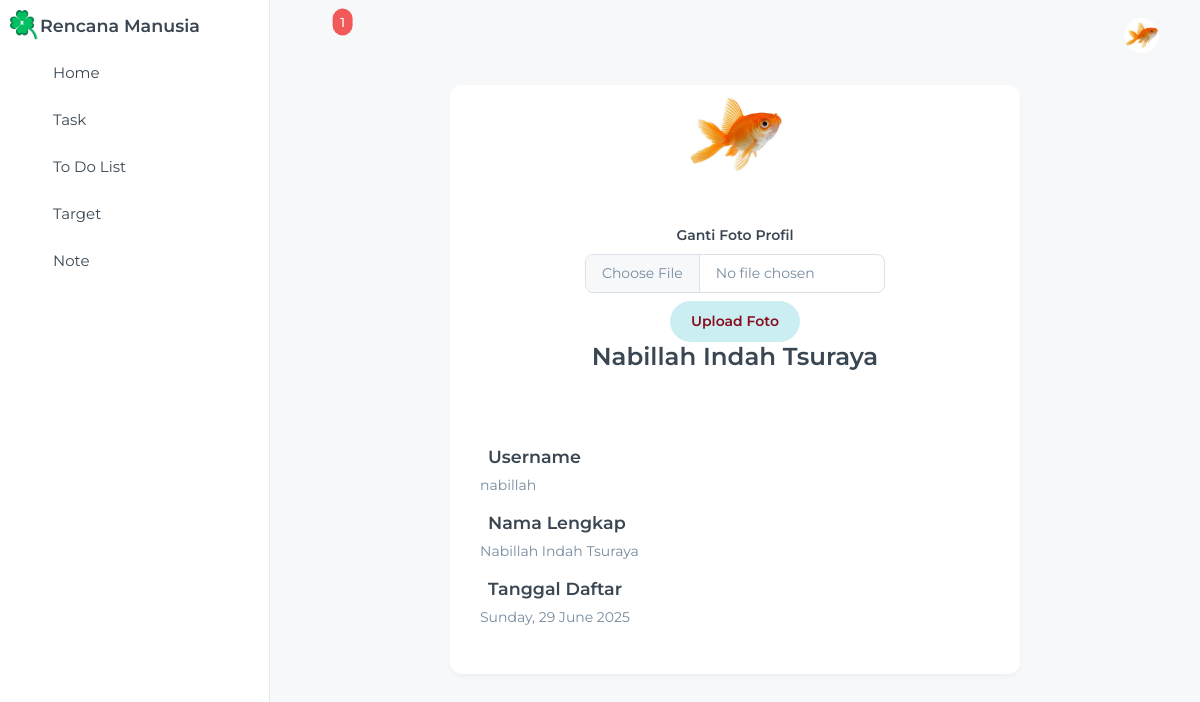
/myprofile.php (signed in), run on the app's committed database.
### tables this page shows
CREATE TABLE `user` (
  `id_user` int(11) NOT NULL,
  `username` varchar(50) NOT NULL,
  `password` varchar(255) NOT NULL,
  `nama_lengkap` varchar(255) NOT NULL,
  `tanggal_daftar` timestamp NOT NULL DEFAULT current_timestamp(),
  `foto_profil` varchar(255) NOT NULL DEFAULT '''user-2.jpg'''
);

### reminder_task.php (called while the page is built)
<?php
$reminder_task = [];
$today = date('Y-m-d');
if (!isset($data_task)) {
    $data_task = $db->tampil_data();
}
foreach ($data_task as $task) {
    $diff = (strtotime($task['tanggal_dl']) - strtotime($today)) / (60 * 60 * 24);
    if ($diff >= 0 && $diff <= 7) {
        $reminder_task[] = $task;
    }
}
$jumlah_reminder = count($reminder_task);
?>

### koneksi.php (called while the page is built, shortened)
<?php
class database {
    var $host = "localhost";
    var $username = "root";
    var $password = "";
    var $database = "uas";
    var $koneksi;
    function __construct() {
        $this->koneksi = mysqli_connect($this->host, $this->username, $this->password, $this->database);
    }
    function tampil_data($search = "") {
        if ($search != "") {
            $data = mysqli_query($this->koneksi, "SELECT * FROM task WHERE judul LIKE '%$search%'");
        } else {
            $data = mysqli_query($this->koneksi, "SELECT * FROM task");
        }
        $hasil = [];
        while ($row = mysqli_fetch_array($data)) {
            $hasil[] = $row;
        }
        return $hasil;
    }
}
?>

### myprofile.php (the view, shortened to what this page needs)
<?php
include('koneksi.php');
$db = new database();
if(isset($_SESSION['id_user'])) {
    $user_id = $_SESSION['id_user'];
    $user = $db->get_user_by_id($user_id);
    $query = "SELECT id_user, username, nama_lengkap, tanggal_daftar, foto_profil FROM user WHERE id_user = ?";
    $stmt = $db->koneksi->prepare($query);
    $stmt->bind_param("i", $user_id);
    $stmt->execute();
    $result = $stmt->get_result();
    if($result->num_rows > 0) {
        $user = $result->fetch_assoc();
    } else {
        die("User data not found");
    }
} else {
    header("Location: login.php");
    exit;
}
include('reminder_task.php');
?>
<!DOCTYPE html>
<html lang="en">
<head>
  <link rel="stylesheet" href="css/styles.min.css" />
  <link rel="stylesheet" href="css/icons/tabler-icons/tabler-icons.css" />
</head>
<body>
  <div class="page-wrapper" id="main-wrapper" data-layout="vertical" data-navbarbg="skin6" data-sidebartype="full"
    data-sidebar-position="fixed" data-header-position="fixed">
    <aside class="left-sidebar">
      <div>
        <div class="brand-logo d-flex align-items-center justify-content-between">
          <a href="index.php" class="text-nowrap logo-img d-flex align-items-center">
            <img src="images/logos/logo_rm.png" alt="" style="width: 30px; height: auto; margin-left: 10px;" />
            <h5 class="mb-0">Rencana Manusia </h5>
          </a>
        </div>
        <nav class="sidebar-nav scroll-sidebar" data-simplebar="">
          <ul id="sidebarnav">
            <li class="sidebar-item">
              <a class="sidebar-link" href="index.php" aria-expanded="false">
                <span>
                </span>
                <span class="hide-menu">Home</span>
              </a>
            </li>
            <li class="sidebar-item">
              <a class="sidebar-link" href="./task.php" aria-expanded="false">
                <span>
                </span>
                <span class="hide-menu">Task</span>
              </a>
            </li>
            <li class="sidebar-item">
              <a class="sidebar-link" href="./todo.php" aria-expanded="false">
                <span>
                </span>
                <span class="hide-menu">To Do List</span>
              </a>
            </li>
            <li class="sidebar-item">
              <a class="sidebar-link" href="./target.php" aria-expanded="false">
                <span>
                </span>
                <span class="hide-menu">Target</span>
              </a>
            </li>
            <li class="sidebar-item">
              <a class="sidebar-link" href="./note.php" aria-expanded="false">
                <span>
                </span>
                <span class="hide-menu">Note</span>
              </a>
            </li>
          </ul>
        </nav>
      </div>
    </aside>
    <div class="body-wrapper">
      <header class="app-header">
        <nav class="navbar navbar-expand-lg navbar-light">
          <ul class="navbar-nav">
            <li class="nav-item">
                <a class="nav-link nav-icon-hover position-relative" href="#" data-bs-toggle="dropdown">
                    <i class="ti ti-bell-ringing"></i>
                    <?php if($jumlah_reminder > 0): ?>
                    <span class="position-absolute top-10 start-100 translate-middle badge rounded-pill bg-danger">
                        <?= $jumlah_reminder ?>
                    </span>
                    <?php endif; ?>
                </a>
            </li>
            </ul>
          <div class="navbar-collapse justify-content-end px-0" id="navbarNav">
            <ul class="navbar-nav flex-row ms-auto align-items-center justify-content-end">
              <li class="nav-item dropdown">
                  <a class="nav-link nav-icon-hover" href="javascript:void(0)" id="drop2"
                    data-bs-toggle="dropdown" aria-expanded="false">
                      <?php
                      $foto_profil_nav = !empty($user['foto_profil']) ?
                          "images/uploads/" . $user['foto_profil'] :
                          "images/user-2.jpg";
                      ?>
                      <img src="<?= $foto_profil_nav ?>" alt="User Profile" width="35" height="35"
                          class="rounded-circle" style="object-fit: cover;">
                  </a>
              </li>
            </ul>
          </div>
        </nav>
      </header>
      <div class="container-fluid">
        <div class="row justify-content-center">
          <div class="col-lg-8">
            <div class="card profile-card">
                <div class="profile-header text-center">
                    <?php
                    $foto_profil = !empty($user['foto_profil']) ?
                        "images/uploads/" . $user['foto_profil'] :
                        "images/user-2.jpg";
                    ?>
                    <img src="<?= $foto_profil ?>" alt="Foto Profil" class="profile-img mb-3"
                        style="width: 100px; height: 100px; border-radius: 100%; object-fit: cover;">
                    <form action="upload_foto.php?action=upload" method="post" enctype="multipart/form-data" class="mt-4 text-center">
                        <label for="foto" class="form-label fw-bold">Ganti Foto Profil</label>
                        <input type="file" name="foto" id="foto" class="form-control mb-2"
                              style="max-width: 300px; margin: 0 auto;"
                              accept="image/*" required>
                        <button type="submit" name="upload" class="btn btn-primary">Upload Foto</button>
                    </form>
                    <h3><?= htmlspecialchars($user['nama_lengkap']) ?></h3>
                    <p class="text-white-50">Member sejak <?= date('d M Y', strtotime($user['tanggal_daftar'])) ?></p>
                </div>
                <div class="card-body">
                    <div class="detail-item">
                        <h5>
                            Username
                        </h5>
                        <p><?= htmlspecialchars($user['username']) ?></p>
                    </div>
                    <div class="detail-item">
                        <h5>
                            Nama Lengkap
                        </h5>
                        <p><?= htmlspecialchars($user['nama_lengkap']) ?></p>
                    </div>
                    <div class="detail-item">
                        <h5>
                            Tanggal Daftar
                        </h5>
                        <p><?= date('l, d F Y', strtotime($user['tanggal_daftar'])) ?></p>
                    </div>
                </div>
            </div>
    </div>
  </div>
</body>
</html>

### data on the page
user: foto_profil (picture), nama_lengkap "Nabillah Indah Tsuraya", username "nabillah", tanggal_daftar "Sunday, 29 June 2025"

### other printed values
$jumlah_reminder "1"
